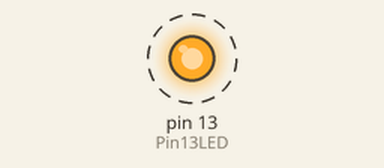
Recording of a sketch running on a simulated Arduino Uno, built with avr-gcc and run on an emulated ATmega328P. Shown: output pins drawn as LEDs (lit = HIGH). Dashed ring = blinking. What the sketch prints to the serial monitor is not drawn.

Above: at 0.05 s.
Timing chart, 0 to 3.0 s (numbered marks = the images above):
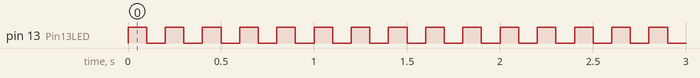

The sketch:

pin13_with_serial.ino
```cpp
#define Pin13LED 13
int loopcount = 0;    //<<<<<<<<<< Define a variable

void setup() {
  // put your setup code here, to run once:
  pinMode(Pin13LED,OUTPUT);
  digitalWrite(Pin13LED,LOW);
  Serial.begin(9600);  //<<<<<<<<<<<< Set up the serial port
}

void loop() {
  // put your main code here, to run repeatedly:
   loopcount++;      // <<<<<<<<<< C shorthand for loopcount = loopcount + 1
   digitalWrite(Pin13LED,HIGH);
   delay(100);       // <<<<<<<<<< Shorten the cycle time to 100 ms
   digitalWrite(Pin13LED,LOW);
   delay(100);       // <<<<<<<<<< Shorten the cycle time to 100 ms
   // <<<<<<<< Every 5th time through the loop, tell the world about it
   if ((loopcount % 5) == 0) {
      writeCount(loopcount);  // <<<<<<< Just for the heck of it, call a subroutine
   }
}

void writeCount(int x){
  Serial.println(x);
}
```

Measured:
- by itself, pin 13 (Pin13LED): alternates HIGH for 0.10 s and LOW for 0.10 s
